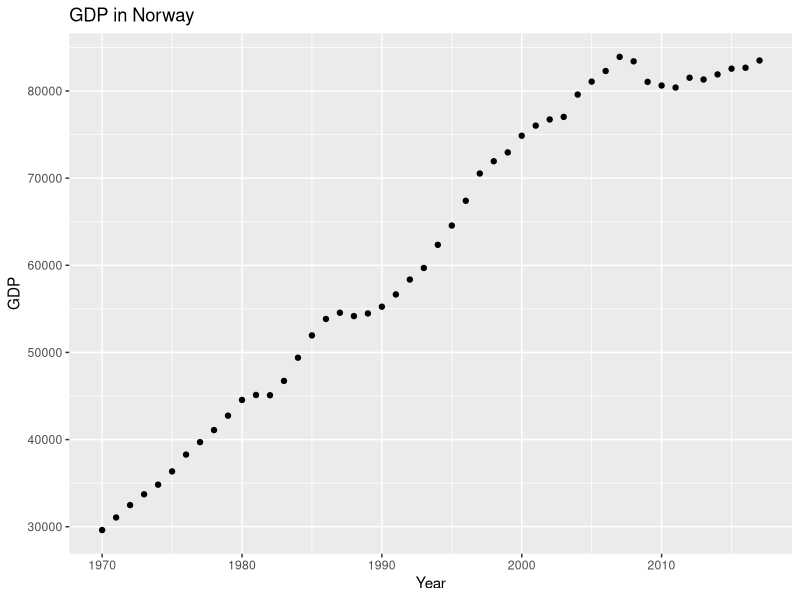

Write R code to recreate this figure. (Note: this script raises an error after producing the figure.)


library(readr)
library(tidyverse)
pwt = read.csv("pwt.csv", head = TRUE)

pwt = pwt[pwt$year>=1970,]

gdp_nor = pwt[pwt$country == "Norway",]
gdp_nor = data.frame(gdp_nor$year,gdp_nor$gdp)

ggplot(gdp_nor,aes(x = gdp_nor.year, y = gdp_nor.gdp)) + geom_point() + labs(x = "Year",y = "GDP",title = "GDP in Norway")
ggsave("GDP_norway.png",plot = p)

#grow rates for china
china_70_00 = pwt |> filter(country == "China" & year <= 2000 & year >= 1970) |> mutate("growrate" = (gdp - lag(gdp))/lag(gdp))

print(pwt)

#lager veksten i kina som en ny variabel
china = pwt |> filter(country == "China" & year >= 1970 & year <=2000) |> mutate("vekst" = (gdp-lag(gdp))/lag(gdp)) #mutate lager en ny kolonne i data_framen

#finner logaritmen til gdp i årenen henholdsvis 1970 og 2000
gdp_1970 = (pwt$gdp[pwt$year == 1970])
gdp_2000 = (pwt$gdp[pwt$year == 2000])


pwt$country[pwt$year== "1970"]
print(a)
growth = data.frame( "Land" = a, "1970" = gdp_1970 ,"2000" =  gdp_2000)


#lager en vektor med logaritmen til gdp. Dette blir lagt til som en ekstra kolonne
pwt$lgdp = log(pwt$gdp)
growth = growth |> mutate("growth" = (growth[,2] - growth[,3])/growth[,3])
print(growth$X1970)

#tar logaritmen av de to, og setter disse som kolonnene i data-framen
growth$X1970 = log(growth$X1970)
growth$X2000 = log(growth$X2000)

ggplot(growth) + geom_point(aes(x = X1970, y = growth)) + labs(x = "Logaritmen av BNP - 1970" , y = "vekst 1970-2000" , title = "Vekst som funksjon av BNP")

ggsave("Vekst_BNP.png", plot = p)

#lager en dummyvariabel som en egen kolonne, om hvorhvidt gdp vokser eller ikke
pwt_growth = pwt |> mutate("vekst" = ifelse((gdp-lag(gdp))/lag(gdp)<0,0,1))


#finner forveningsrverdien til antallet år det har vært vekst i bnp , na.rm = TRUE -> garanterer at det er et datapunkt der.
pwt_fraction = pwt_growth |> group_by(country) |> summarise(mean(vekst, na.rm = TRUE))
